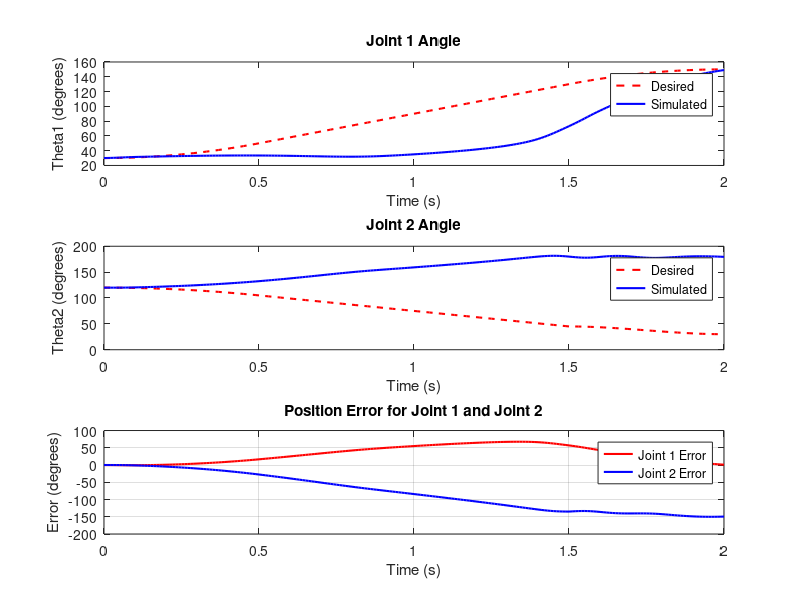

MATLAB code to generate this figure:
%%%%%%%%%%%%%%%%%%%%%%%%%%%%%%%%%%%%%%%%%%%%%%%%%%%%%%%%%%%%%%%%%%%%%%%%%%%%%%%%%%%%%%%%%%%%%%%%%%%%
% Student name: CHUNG QUANG KHANH
% Student ID:   20245360
% Homework:     07
% Professor:    KANG

%%%%%%%%%%%%%%%%%%%%%%%%%%%%%%%%%%%%%%%%%%%%%%%%%%%%%%%%%%%%%%%%%%%%%%%%%%%%%%%%%%%%%%%%%%%%%%%%%%%%
clc, clearvars, close all

% Define Parameters
m1 = 5; m2 = 5;  % masses in kg
l1 = 0.5; l2 = 0.5;  % link lengths in meters
theta1_0 = 30; theta2_0 = 120; % initial joint angles (degrees)
theta1_tf = 150; theta2_tf = 30; % final joint angles (degrees)
theta1_dot_0 = 0; theta2_dot_0 = 0; % initial joint velocities (degrees/s)
g = 9.81; % Gravitational acceleration (m/s^2)

% CTC Controller Gains (Tune these values)
Kp1 = 15; Kd1 = 7;
Kp2 = 1; Kd2 = 0.9;

% Time Parameters
t0 = 0; tf = 2; % start and end time
dt = 0.01; % time step
time = t0:dt:tf;

% Define Trajectories for Joint 1 and Joint 2 (in degrees)
theta1 = @(t) (t < 0.5) .* (80*t.^2 + 30) + ...        % Parabolic path 1 (0.5s)
              (t >= 0.5 & t < 1.5) .* (80*t + 10) + ... % Linear path (1s)
              (t >= 1.5) .* (-80*t.^2 + 320*t -170);   % Parabolic path 2 (0.5s)

theta2 = @(t) (t < 0.5) .* (-60*t.^2 + 120) + ...        % Parabolic path 1 (0.5s)
              (t >= 0.5 & t < 1.5) .* (-60*t + 135) + ... % Linear path (1s)
              (t >= 1.5) .* (240*t.^3 - 1260*t.^2 + 2160*t - 1170); % Parabolic path 2 (0.5s)

% Initialize States (in degrees)
theta1_actual = theta1_0; theta2_actual = theta2_0;
theta1_dot_actual = theta1_dot_0; theta2_dot_actual = theta2_dot_0;

% Initialize Arrays for Results (in degrees)
theta1_results = zeros(length(time), 1);
theta2_results = zeros(length(time), 1);
theta1_desired = zeros(length(time), 1);
theta2_desired = zeros(length(time), 1);
theta1_error = zeros(length(time), 1);
theta2_error = zeros(length(time), 1);

% Helper function: Mass (inertia) matrix for 2-link arm
M = @(theta1, theta2) [m1*l1^2 + m2*(l1^2 + l2^2 + 2*l1*l2*cos(deg2rad(theta2))), m2*(l2^2 + l1*l2*cos(deg2rad(theta2)));
                      m2*(l2^2 + l1*l2*cos(deg2rad(theta2))), m2*l2^2];

% Helper function: Coriolis and centrifugal forces matrix
C = @(theta1, theta2, theta1_dot, theta2_dot) [-m2*l1*l2*sin(deg2rad(theta2))*theta2_dot, -m2*l1*l2*sin(deg2rad(theta2))*(theta1_dot + theta2_dot);
                                                 m2*l1*l2*sin(deg2rad(theta2))*theta1_dot, 0];

% Helper function: Gravity vector
G = @(theta1, theta2) [m1*g*(l1/2)*sin(deg2rad(theta1)) + m2*g*(l1*sin(deg2rad(theta1)) + (l2/2)*sin(deg2rad(theta1 + theta2)));
                       m2*g*(l2/2)*sin(deg2rad(theta1 + theta2))];

% CTC Control Simulation Loop
for i = 1:length(time)
    % Get the desired trajectories and velocities (in degrees)
    theta1_des = theta1(time(i)); 
    theta2_des = theta2(time(i));
    
    % Store desired angles
    theta1_desired(i) = theta1_des;
    theta2_desired(i) = theta2_des;
    
    % Compute desired velocities (first derivatives)
    if time(i) < 0.5
        theta1_dot_des = 160*time(i); % derivative of 80t^2 + 30
    elseif time(i) >= 0.5 && time(i) < 1.5
        theta1_dot_des = 80; % constant velocity for linear part
    else
        theta1_dot_des = -160*time(i) + 320; % derivative of -80t^2 + 320t -170
    end
    
    if time(i) < 0.5
        theta2_dot_des = -120*time(i); % derivative of -60t^2 + 120
    elseif time(i) >= 0.5 && time(i) < 1.5
        theta2_dot_des = -60; % constant velocity for linear part
    else
        theta2_dot_des = 720*time(i)^2 - 2520*time(i) + 2160; % derivative of cubic
    end
    
    % Compute desired accelerations (second derivatives)
    theta1_ddot_des = 160; % constant acceleration (for simplicity)
    theta2_ddot_des = -120; % constant acceleration (for simplicity)
    
    % Compute the current mass (inertia) matrix, Coriolis and gravity
    M_matrix = M(theta1_actual, theta2_actual);
    C_matrix = C(theta1_actual, theta2_actual, theta1_dot_actual, theta2_dot_actual);
    G_vector = G(theta1_actual, theta2_actual);
    
    % Compute the control torques (CTC Law)
    tau_control = M_matrix * ( [theta1_ddot_des; theta2_ddot_des] + ...
        [Kp1 * (theta1_des - theta1_actual) + Kd1 * (theta1_dot_des - theta1_dot_actual); 
         Kp2 * (theta2_des - theta2_actual) + Kd2 * (theta2_dot_des - theta2_dot_actual)] ) + ...
        C_matrix * [theta1_dot_actual; theta2_dot_actual] + G_vector;
    
    % Simulate the Dynamics (simplified by using torques and updating states)
    % Here we update velocities and positions using the torques computed by CTC.
    theta1_dot_actual = theta1_dot_actual + tau_control(1) * dt;
    theta2_dot_actual = theta2_dot_actual + tau_control(2) * dt;
    
    theta1_actual = theta1_actual + theta1_dot_actual * dt;
    theta2_actual = theta2_actual + theta2_dot_actual * dt;

    % Store simulated results
    theta1_results(i) = theta1_actual;
    theta2_results(i) = theta2_actual;
    
    % Calculate errors
    theta1_error(i) = theta1_des - theta1_actual;
    theta2_error(i) = theta2_des - theta2_actual;
end

% Plot desired and simulated angles for Joint 1 and Joint 2
figure;

% Plot Joint 1
subplot(3,1,1);
plot(time, theta1_desired, 'r--', 'LineWidth', 1.5); % Desired trajectory (red dashed line)
hold on;
plot(time, theta1_results, 'b-', 'LineWidth', 1.5);   % Simulated trajectory (blue solid line)
title('Joint 1 Angle');
xlabel('Time (s)');
ylabel('Theta1 (degrees)');
legend('Desired', 'Simulated');

% Plot Joint 2
subplot(3,1,2);
plot(time, theta2_desired, 'r--', 'LineWidth', 1.5); % Desired trajectory (red dashed line)
hold on;
plot(time, theta2_results, 'b-', 'LineWidth', 1.5);   % Simulated trajectory (blue solid line)
title('Joint 2 Angle');
xlabel('Time (s)');
ylabel('Theta2 (degrees)');
legend('Desired', 'Simulated');

% Plot Errors for Joint 1 and Joint 2 together
subplot(3,1,3);
plot(time, theta1_error, 'r-', 'LineWidth', 1.5); % Error for Joint 1 (red line)
hold on;
plot(time, theta2_error, 'b-', 'LineWidth', 1.5); % Error for Joint 2 (blue line)
title('Position Error for Joint 1 and Joint 2');
xlabel('Time (s)');
ylabel('Error (degrees)');
legend('Joint 1 Error', 'Joint 2 Error');
grid on;
